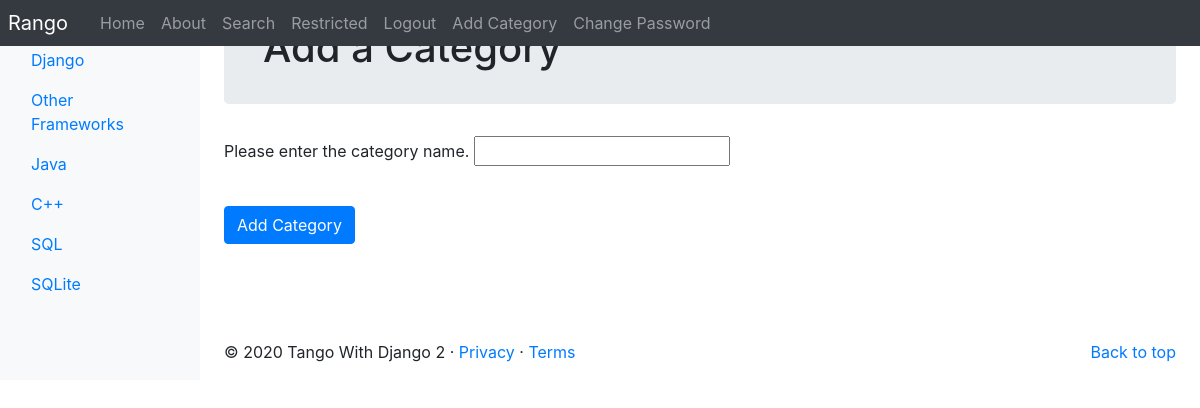
/rango/add_category/ (signed in), run on the app's committed database.
### rango/models.py (models this page shows, shortened)
class Category(models.Model):
    NAME_MAX_LENGTH = 128
    name = models.CharField(max_length=NAME_MAX_LENGTH, unique=True)
    views = models.IntegerField(default=0)
    likes = models.IntegerField(default=0)
    slug = models.SlugField(unique=True)
    class Meta:
        verbose_name_plural = 'Categories'

### rango/views.py (the view, shortened to what this page needs)
# urls.py: path('add_category/', views.add_category, name='add_category'),
@login_required
def add_category(request):
    form = CategoryForm()
    return render(request, 'rango/add_category.html', {'form': form})

### rango/forms.py
class CategoryForm(forms.ModelForm):
    name = forms.CharField(max_length=Category.NAME_MAX_LENGTH, help_text="Please enter the category name.")
    views = forms.IntegerField(widget=forms.HiddenInput(), initial=0)
    likes = forms.IntegerField(widget=forms.HiddenInput(), initial=0)
    slug = forms.CharField(widget=forms.HiddenInput(), required=False)
    class Meta:
        model = Category
        fields = ('name',)

### rango/templatetags/rango_template_tags.py (called while the page is built)
@register.inclusion_tag('rango/categories.html')
def get_category_list(current_category=None):
    return {'categories': Category.objects.all(),
            'current_category': current_category}

### templates/rango/add_category.html (shortened to what this page needs)
{% extends 'rango/base.html' %}
{% load staticfiles %}
{% block body_block %}
    <div class="jumbotron p-4">
        <div class="container">
            <h1 class="jumbotron-heading">Add a Category</h1>
        </div>
    </div>
    <div class="container">
        <div class="row">
            <form role="form" id="category_form" method="post"
                  action="{% url 'rango:add_category' %}">
                {% for field in form.visible_fields %}
                    {{ field.help_text }}
                    {{ field }}
                    <div class="p-2"></div>
                {% endfor %}
                <br />
                <button class="btn btn-primary" type="submit" name="submit">
                    Add Category
                </button>
                <div class="p-5"></div>
            </form>
        </div>
    </div>
{% endblock %}

### templates/rango/categories.html (shortened to what this page needs)
<ul class="nav flex-column">
    {% if categories %}
        {% for c in categories %}
            {% if c == current_category %}
                <li class="nav-item">
                    <a class="nav-link active" href="{% url 'rango:show_category' c.slug %}">
                        <span data-feather="archive"></span>{{ c.name }}
                    </a>
                </li>
            {% else %}
                <li class="nav-item">
                    <a class="nav-link" href="{% url 'rango:show_category' c.slug %}">
                        {{ c.name }}
                    </a>
                </li>
            {% endif %}
        {% endfor %}
    {% else %}
        <li class="nav-item">There are no categories present.</li>
    {% endif %}
</ul>

### data on the page
Category: name "Django"
Category: name "Other Frameworks"
Category: name "Java"
Category: name "C++"
Category: name "SQL"
Category: name "SQLite"

### other printed values
{{ field.help_text }} "Please enter the category name."
